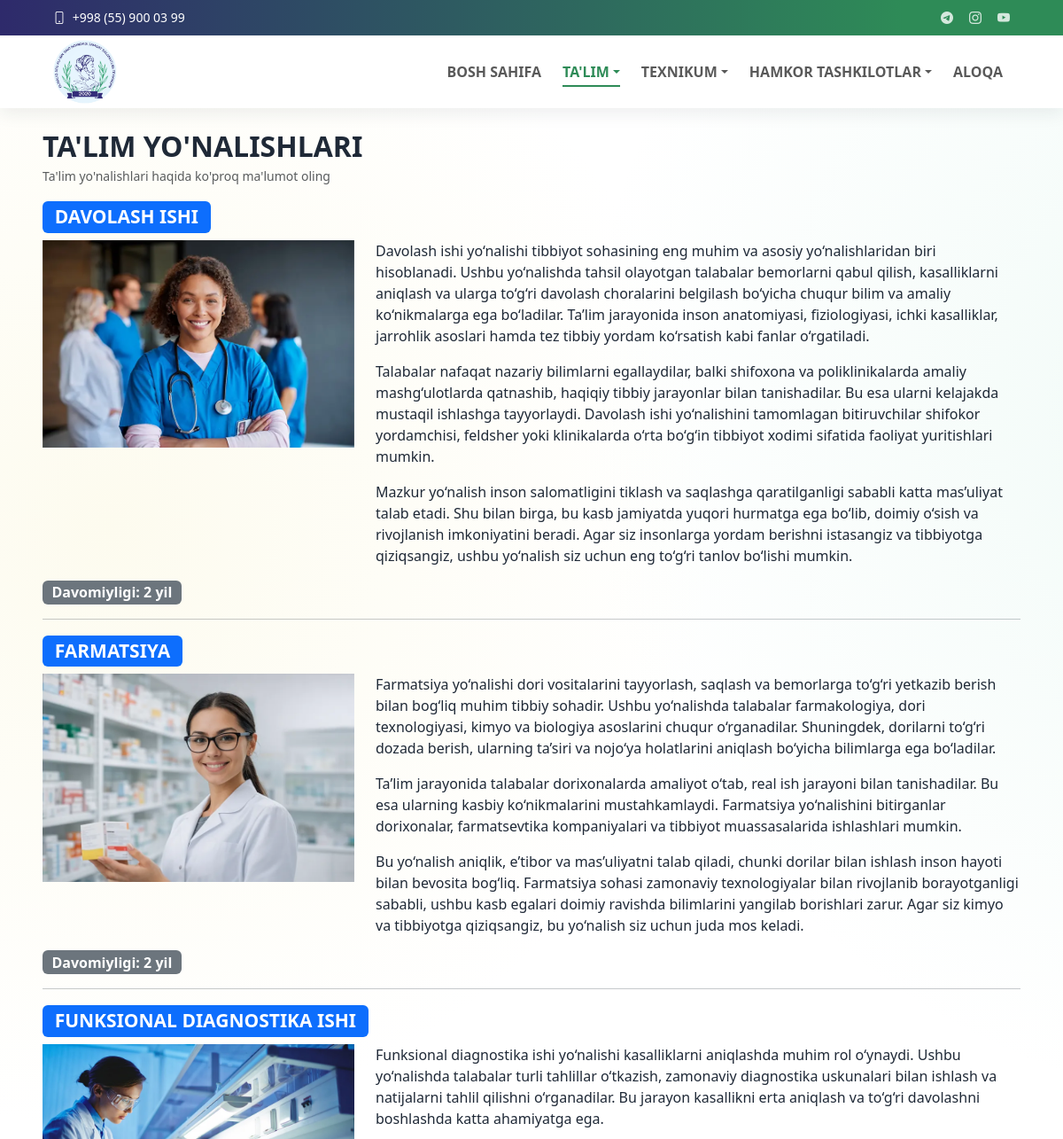
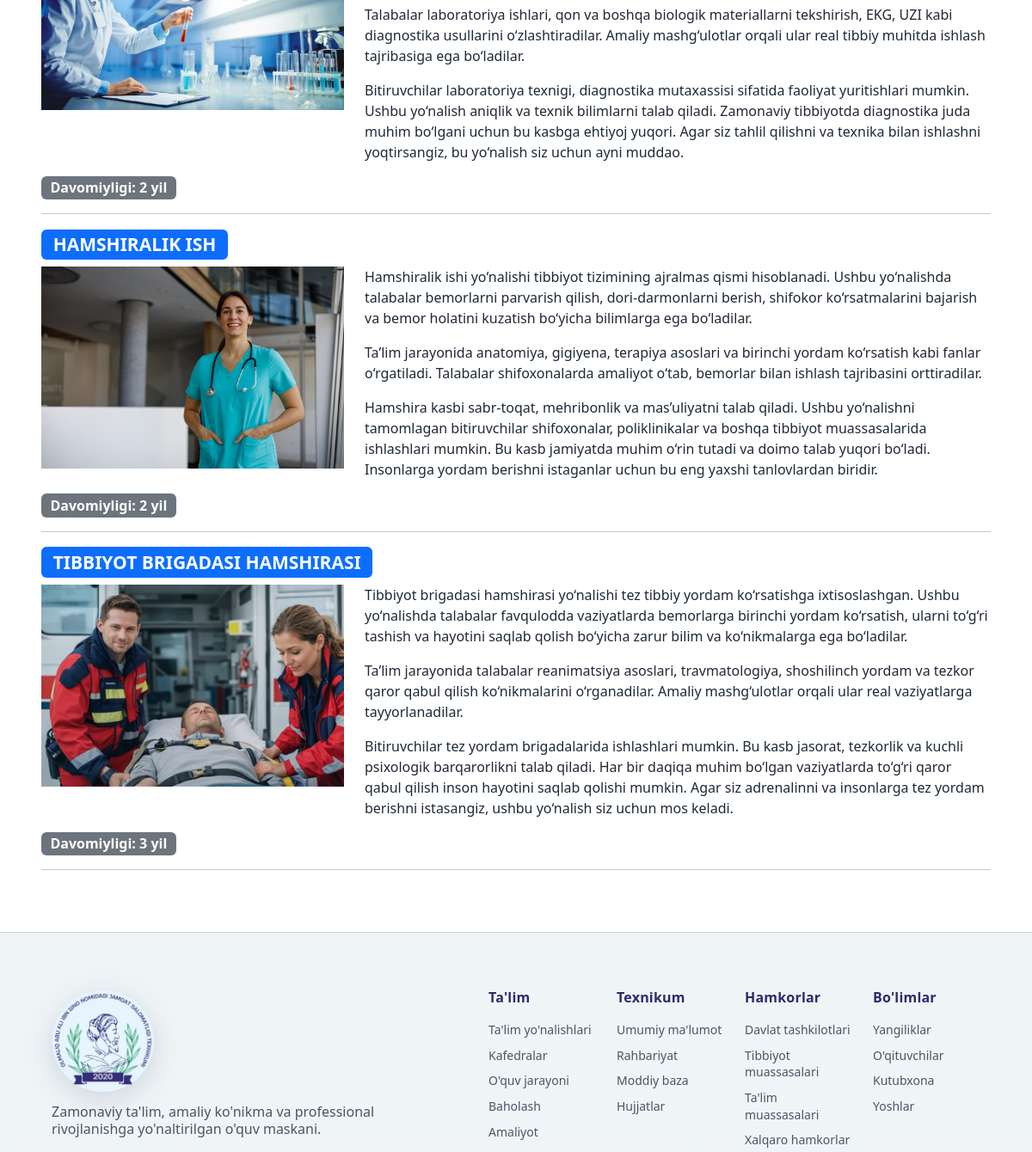
The page /talim/yonalishlar/ (upper part) on the database as committed earlier (2 pictures, top to bottom).
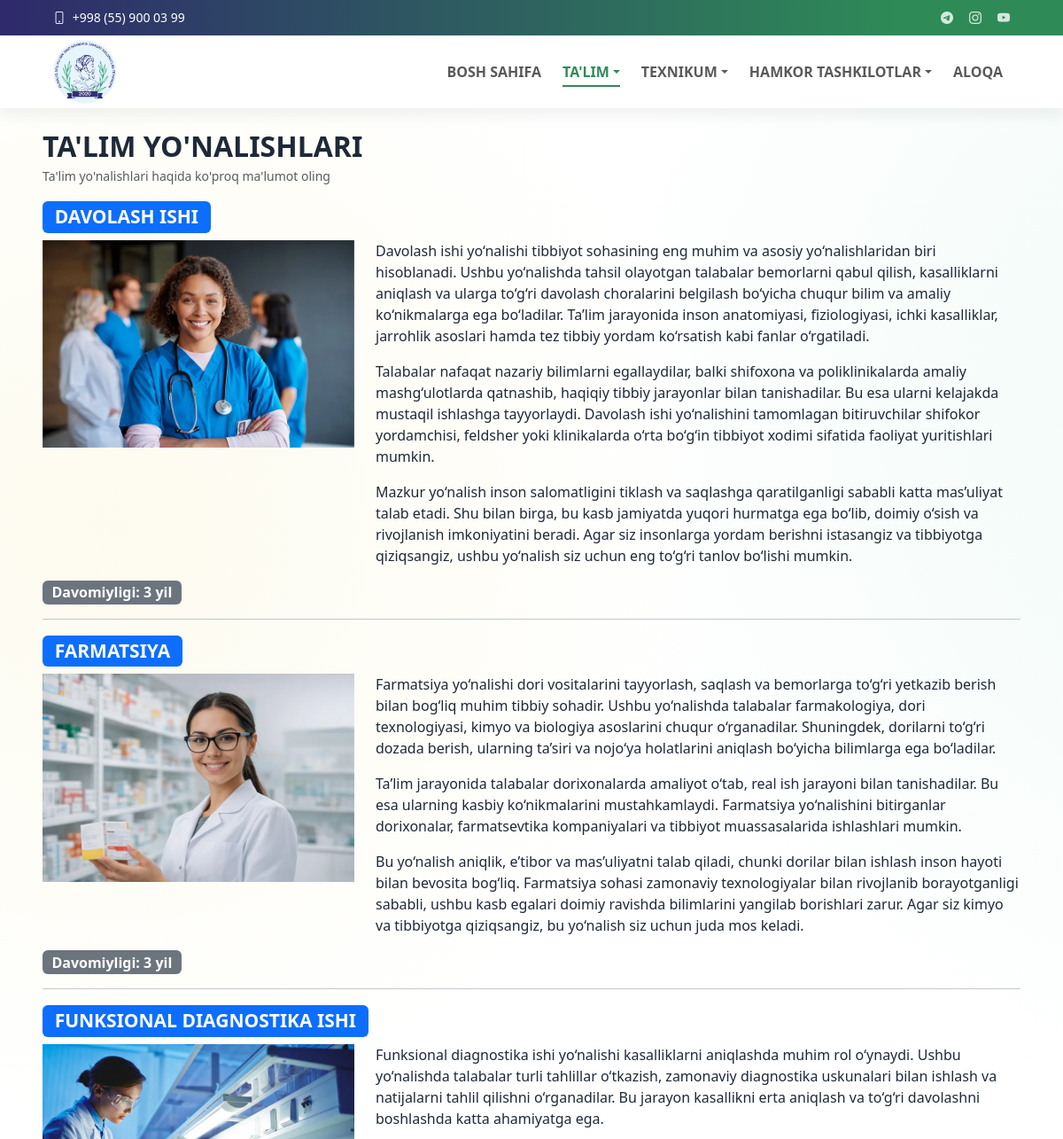
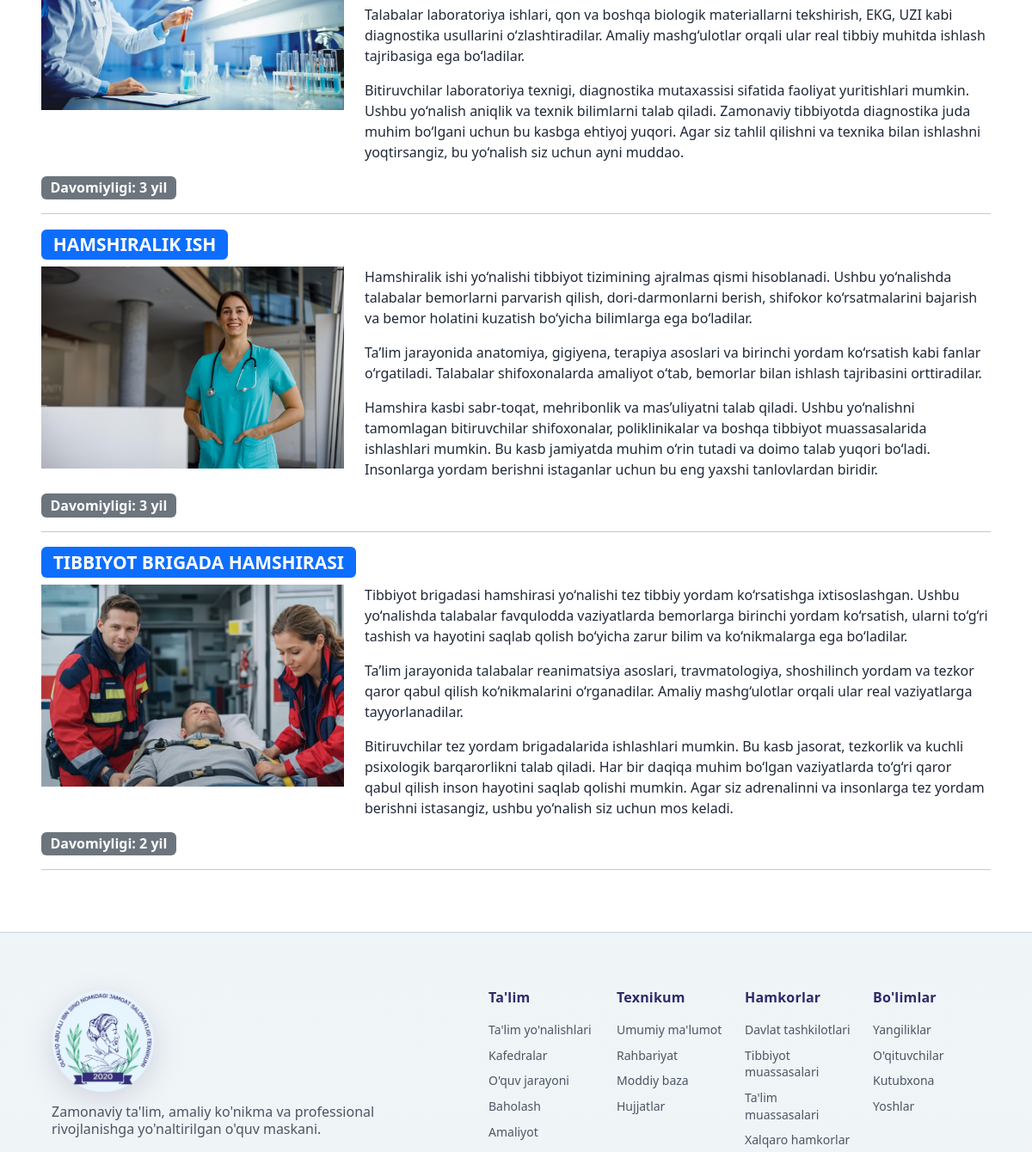
The same page on the database as committed later (2 pictures, top to bottom).
### core/models.py (models this page shows, shortened)
class TopbarSettings(models.Model):
    email = models.EmailField(blank=True)
    phone = models.CharField(max_length=50, blank=True)
    telegram_url = models.URLField(blank=True)
    instagram_url = models.URLField(blank=True)
    youtube_url = models.URLField(blank=True)
    is_active = models.BooleanField(default=True)
    updated_at = models.DateTimeField(auto_now=True)
    class Meta:
        ordering = ['-updated_at', '-id']
        verbose_name = "Topbar sozlamasi"
        verbose_name_plural = "Topbar sozlamalari"

### education/models.py (models this page shows, shortened)
class EducationDirection(models.Model):
    name = models.CharField(max_length=200)
    slug = models.SlugField(unique=True)
    description = models.TextField()
    image = models.ImageField(upload_to='education/directions/', blank=True, null=True)
    duration_years = models.PositiveSmallIntegerField(default=2)
    departments = models.ManyToManyField(Department, related_name='education_directions', blank=True)
    is_active = models.BooleanField(default=True)
    class Meta:
        ordering = ['name']
        verbose_name = "Ta'lim yo'nalishi "
        verbose_name_plural = "Ta'lim yo'nalishlari "

### education/views.py (the view)
# urls.py: path('yonalishlar/', views.directions, name='directions'),
def directions(request):
    items = EducationDirection.objects.filter(is_active=True)
    return render(request, 'education/directions.html', {'directions': items})

### core/context_processors.py (called while the page is built)
def menu_context(request):
    menu_items = (
        Menu.objects.filter(parent__isnull=True, is_active=True)
        .prefetch_related('children')
        .order_by('order', 'id')
    )
    topbar = TopbarSettings.objects.filter(is_active=True).first()
    return {
        'menu_items': menu_items,
        'topbar_settings': topbar,
    }

### education/templates/education/directions.html (shortened to what this page needs)
{% extends 'base.html' %}
{% block content %}
<section>
    <div class="mt-5 mt-md-3 mt-lg-2">
        <h2 class="fw-bold text-uppercase mb-1">Ta'lim yo'nalishlari</h2>
        <p class="text-muted small">Ta'lim yo'nalishlari haqida ko'proq ma'lumot oling</p>
    </div>
    {% for direction in directions %}
        <div>
            <h3>
                <span class="text-uppercase fw-semibold badge text-bg-primary" id="{{ direction.name|slugify }}">
                    {{ direction.name }}
                </span>
            </h3>
            <div class="row">
                <div class="col-12 col-md-4">
                    <img src="{{ direction.image.url }}" alt="{{ direction.name }}" class="w-100 h-auto">
                </div>
                <div class="col-12 col-md-8">
                    {% if direction.description %}
                        {{ direction.description | linebreaks }}
                    {% endif %}
                </div>
            </div>
            <span class="fs-6 badge text-bg-secondary">Davomiyligi: {{ direction.duration_years }} yil</span>
            <hr>
        </div>
    {% empty %}
        <p>Yo'nalishlar mavjud emas.</p>
    {% endfor %}
</section>
{% endblock %}

### templates/base.html (shortened to what this page needs)
{% load static %}
<!DOCTYPE html>
<html lang="uz">
<head>
    <link href="https://cdn.jsdelivr.net/npm/bootstrap@5.3.3/dist/css/bootstrap.min.css" rel="stylesheet">
    <link href="https://cdn.jsdelivr.net/npm/bootstrap-icons@1.11.3/font/bootstrap-icons.min.css" rel="stylesheet">
    <link rel="stylesheet" href="{% static 'css/style.css' %}">
    <link rel="stylesheet" href="{% static 'css/responsive.css' %}">
    <link rel="stylesheet" href="{% static 'css/admin.css' %}">
</head>
<body>
    {% include 'includes/header.html' %}
    <main class="container page-content">
        {% block content %}{% endblock %}
    </main>
    {% include 'includes/footer.html' %}
</body>
</html>

### templates/includes/header.html (shortened to what this page needs)
{% load static %}
<header id="header" class="header fixed-top">
    <div class="topbar d-flex align-items-center">
        <div class="container d-flex justify-content-center justify-content-md-between">
           <div class="contact-info d-flex align-items-center gap-3">
                <div class="d-flex align-items-center">
                    <a href="tel:{{ topbar_settings.phone }}" class="link-underline link-underline-opacity-0 lh-1">
                        <i class="bi bi-phone me-1"></i>
                    <span>{{ topbar_settings.phone }}</span>
                    </a>
                </div>
            </div>
            <div class="social-links d-flex align-items-center">
                <a href="{{ topbar_settings.telegram_url }}" target="_blank" rel="noopener" aria-label="Telegram"><i class="bi bi-telegram"></i></a>
                <a href="{{ topbar_settings.instagram_url }}" target="_blank" rel="noopener" aria-label="Instagram"><i class="bi bi-instagram"></i></a>
                <a href="{{ topbar_settings.youtube_url }}" target="_blank" rel="noopener" aria-label="YouTube"><i class="bi bi-youtube"></i></a>
            </div>
        </div>
    </div>
    <div class="branding d-flex align-items-center">
        <nav class="navbar navbar-expand-lg  py-0 w-100">
            <div class="container position-relative d-flex align-items-center justify-content-between">
                <a class="navbar-brand brand d-flex align-items-center gap-2" href="{% url 'core:home' %}">
                    <img class="brand-logo" src="{% static 'images/logo.png' %}" alt="Olmaliq texnikumi logosi">
                </a>
                <div class="collapse navbar-collapse" id="mainNavbar">
                    {% with ns=request.resolver_match.namespace name=request.resolver_match.url_name %}
                    <ul class="navbar-nav ms-auto mb-2 mb-lg-0 align-items-lg-center gap-lg-2">
                        <li class="nav-item">
                            <a class="nav-link {% if ns == 'core' and name == 'home' %}active{% endif %}" href="{% url 'core:home' %}" {% if ns == 'core' and name == 'home' %}aria-current="page"{% endif %}>Bosh sahifa</a>
                        </li>
                        <li class="nav-item dropdown">
                            <a class="nav-link dropdown-toggle {% if ns == 'education' %}active{% endif %}" href="#" role="button" data-bs-toggle="dropdown" aria-expanded="false" {% if ns == 'education' %}aria-current="page"{% endif %}>Ta'lim</a>
                        </li>
                        <li class="nav-item dropdown">
                            <a class="nav-link dropdown-toggle " href="#" role="button" data-bs-toggle="dropdown" aria-expanded="false" >Texnikum</a>
                        </li>
                        <li class="nav-item dropdown">
                            <a class="nav-link dropdown-toggle " href="#" role="button" data-bs-toggle="dropdown" aria-expanded="false" >Hamkor tashkilotlar</a>
                        </li>
                        <li class="nav-item">
                            <a class="nav-link {% if ns == 'contact' %}active{% endif %}" href="{% url 'contact:contact' %}" {% if ns == 'contact' %}aria-current="page"{% endif %}>Aloqa</a>
                        </li>
                    </ul>
                    {% endwith %}
                </div>
            </div>
        </nav>
    </div>
</header>

### templates/includes/footer.html (shortened to what this page needs)
{% load static %}
<footer id="footer" class="footer-16 footer position-relative">
    <div class="container">
        <div class="footer-main">
            <div class="row align-items-start">
                <div class="col-lg-5">
                    <div class="brand-section">
                        <a href="{% url 'core:home' %}" class="logo d-inline-flex align-items-center mb-2" aria-label="Olmaliq texnikumi bosh sahifasi">
                            <img class="footer-brand-logo" src="{% static 'images/logo.png' %}" alt="Olmaliq texnikumi logosi">
                        </a>
                        <p class="brand-description lh-sm">
                            Zamonaviy ta'lim, amaliy ko'nikma va professional rivojlanishga yo'naltirilgan o'quv maskani.
                        </p>
                    </div>
                </div>
                <div class="col-lg-7">
                    <div class="footer-nav-wrapper">
                        <div class="row">
                            <div class="col-6 col-lg-3">
                                <div class="nav-column">
                                    <h6>Ta'lim</h6>
                                    <nav class="footer-nav">
                                        <a href="{% url 'education:directions' %}">Ta'lim yo'nalishlari</a>
                                        <a href="{% url 'education:departments_list' %}">Kafedralar</a>
                                        <a href="{% url 'education:process' %}">O'quv jarayoni</a>
                                        <a href="{% url 'education:assessment' %}">Baholash</a>
                                        <a href="{% url 'education:practice' %}">Amaliyot</a>
                                    </nav>
                                </div>
                            </div>
                            <div class="col-6 col-lg-3">
                                <div class="nav-column">
                                    <h6>Texnikum</h6>
                                    <nav class="footer-nav">
                                        <a href="{% url 'core:about' %}">Umumiy ma'lumot</a>
                                        <a href="{% url 'core:leadership' %}">Rahbariyat</a>
                                        <a href="{% url 'core:material_base' %}">Moddiy baza</a>
                                        <a href="{% url 'core:documents' %}">Hujjatlar</a>
                                    </nav>
                                </div>
                            </div>
                            <div class="col-6 col-lg-3">
                                <div class="nav-column">
                                    <h6>Hamkorlar</h6>
                                    <nav class="footer-nav">
                                        <a href="{% url 'partners:partner_list' %}#davlat-tashkilotlari">Davlat tashkilotlari</a>
                                        <a href="{% url 'partners:partner_list' %}#tibbiyot-muassasalari">Tibbiyot muassasalari</a>
                                        <a href="{% url 'partners:partner_list' %}#talim-muassasalari">Ta'lim muassasalari</a>
                                        <a href="{% url 'partners:partner_list' %}#xalqaro-hamkorlar">Xalqaro hamkorlar</a>
                                    </nav>
                                </div>
                            </div>
                            <div class="col-6 col-lg-3">
                                <div class="nav-column">
                                    <h6>Bo'limlar</h6>
                                    <nav class="footer-nav">
                                        <a href="{% url 'news:news_list' %}">Yangiliklar</a>
                                        <a href="{% url 'faculty:teacher_list' %}">O'qituvchilar</a>
                                        <a href="{% url 'library:book_list' %}">Kutubxona</a>
                                        <a href="{% url 'youth:index' %}">Yoshlar</a>
                                    </nav>
                                </div>
                            </div>
                        </div>
                    </div>
                </div>
            </div>
        </div>
    </div>
</footer>

### static/css/style.css (style rules this page uses)
* { box-sizing: border-box; }
body { margin: 0; font-family: "Segoe UI", Tahoma, sans-serif; background-color: #ffffff; background-image: radial-gradient(1100px circle at 8% 16%, rgba(246, 238, 181, 0.22), transparent 62%), radial-gradient(1250px circle at 92% 12%, rgba(178, 231, 212, 0.2), transparent 64%), radial-gradient(980px circle at 84% 88%, rgba(205, 233, 245, 0.16), transparent 66%), linear-gradient(180deg, #ffffff 0%, #ffffff 100%); background-repeat: no-repeat; background-size: 128% 128%, 132% 132%, 126% 126%, 100% 100%; animation: siteBgFloat 50s ease-in-out infinite alternate; color: var(--text); padding-top: 108px; overflow-x: clip; }
a { color: var(--header-accent); }
html { overflow-x: clip; }
.container { width: min(1120px, 92%); margin: 0 auto; }
@media (min-width: 1200px) { .container { width: min(1320px, 92%); } }
.header { transition: all 0.5s; z-index: 1100 !important; background-color: #ffffff; box-shadow: 0 6px 18px rgba(31, 41, 55, 0.08); }
.header .topbar { background: var(--brand-gradient); font-size: 14px; transition: all 0.5s; height: 40px; overflow: hidden; border: 0 !important; border-bottom: 0 !important; box-shadow: none !important; margin-bottom: 0 !important; }
.header .topbar .container { min-height: 40px; }
.header .topbar .contact-info i { font-style: normal; color: #ffffff; }
.header .topbar .contact-info i a, .header .topbar .contact-info i, .header .topbar .contact-info span { color: #ffffff; text-decoration: none; line-height: 1; }
.header .topbar .social-links a { color: rgba(255, 255, 255, 0.8); line-height: 0; transition: all 0.3s ease; margin-left: 18px; font-size: 14px; }
.header .branding { min-height: 68px; transition: all 0.4s ease; border: 0 !important; border-top: 0 !important; margin-top: 0 !important; position: relative; z-index: 1101; }
.header .topbar + .branding { margin-top: 0 !important; border-top: 0 !important; }
.brand { color: var(--nav-text); text-decoration: none; font-weight: 700; }
.brand-logo { height: 72px; width: auto; display: block; }
.page-content { padding: 30px 0 56px; }
.navbar .nav-item > a { text-transform: uppercase; font-weight: 600; }
.navbar .nav-link { position: relative; transition: color 0.22s ease; }
.navbar .nav-link::before { content: ""; position: absolute; left: 0.5rem; right: 0.5rem; bottom: 0.2rem; height: 2px; background: var(--header-accent); transform: scaleX(0); transform-origin: center; transition: transform 0.22s ease; }
.navbar .nav-link:hover, .navbar .nav-link.active { color: var(--header-accent); }
.navbar .nav-link:hover::before, .navbar .nav-link.active::before { transform: scaleX(1); }
.footer-16 { background: linear-gradient(180deg, rgba(46, 139, 87, 0.035) 0%, rgba(46, 42, 107, 0.03) 100%), var(--footer-bg); color: var(--text); font-size: 15px; padding: 66px 0 0; border-top: 1px solid var(--border); }
.footer-16 .footer-main { margin-bottom: 60px; }
.footer-16 .brand-section .logo { text-decoration: none; }
.footer-16 .brand-section .footer-brand-logo { height: 120px; width: auto; max-width: min(100%, 320px); display: block; object-fit: contain; filter: drop-shadow(0 8px 16px rgba(46, 42, 107, 0.16)); }
.footer-16 .brand-section .brand-description { font-size: 16px; line-height: 1.6; color: var(--muted); font-weight: 400; max-width: 420px; margin: 4px 0 0; }
.footer-16 .footer-nav-wrapper { padding-left: 48px; }
.footer-16 .nav-column { margin-bottom: 34px; }
.footer-16 .nav-column h6 { font-size: 16px; font-weight: 600; color: var(--primary); margin-bottom: 18px; letter-spacing: 0.2px; }
.footer-16 .nav-column .footer-nav { display: flex; flex-direction: column; gap: 10px; }
.footer-16 .nav-column .footer-nav a { position: relative; padding-left: 0; color: var(--muted); text-decoration: none; font-size: 14px; font-weight: 400; transition: color 0.25s ease, transform 0.25s ease; line-height: 1.4; }
.footer-16 .nav-column .footer-nav a::before { content: "\f285"; font-family: "bootstrap-icons"; position: absolute; left: -16px; top: 50%; transform: translateY(-50%) translateX(-6px); opacity: 0; color: var(--header-accent); transition: opacity 0.22s ease, transform 0.22s ease; line-height: 1; }

Rows that differ between the two databases and show on the page:
changed EducationDirection "DAVOLASH ISHI": duration_years "2" → "3"
changed EducationDirection "FARMATSIYA": duration_years "2" → "3"
changed EducationDirection "FUNKSIONAL DIAGNOSTIKA ISHI": duration_years "2" → "3"
changed EducationDirection "HAMSHIRALIK ISH": duration_years "2" → "3"
changed EducationDirection: name "TIBBIYOT BRIGADASI HAMSHIRASI" → "TIBBIYOT BRIGADA HAMSHIRASI"; duration_years "3" → "2"
